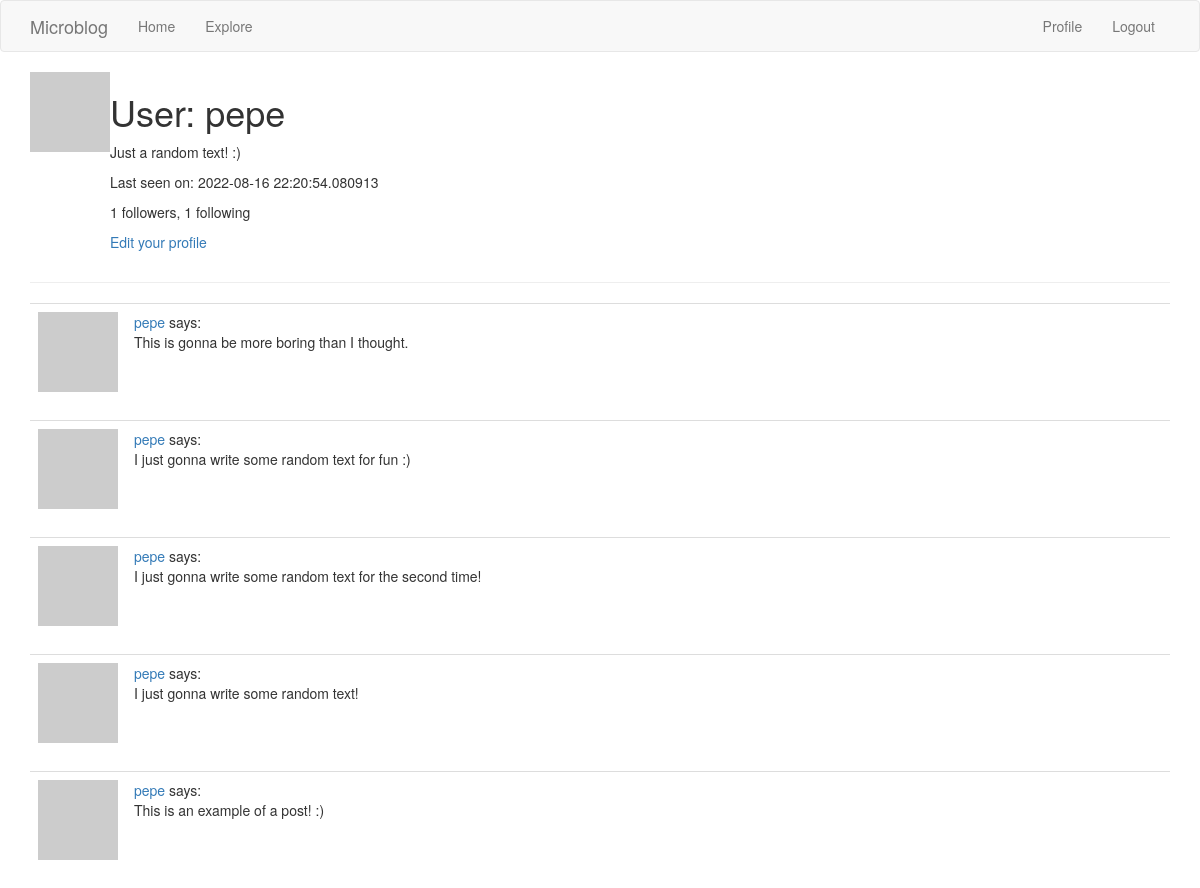
/user/pepe (signed in), run on an earlier commit of the app's database.
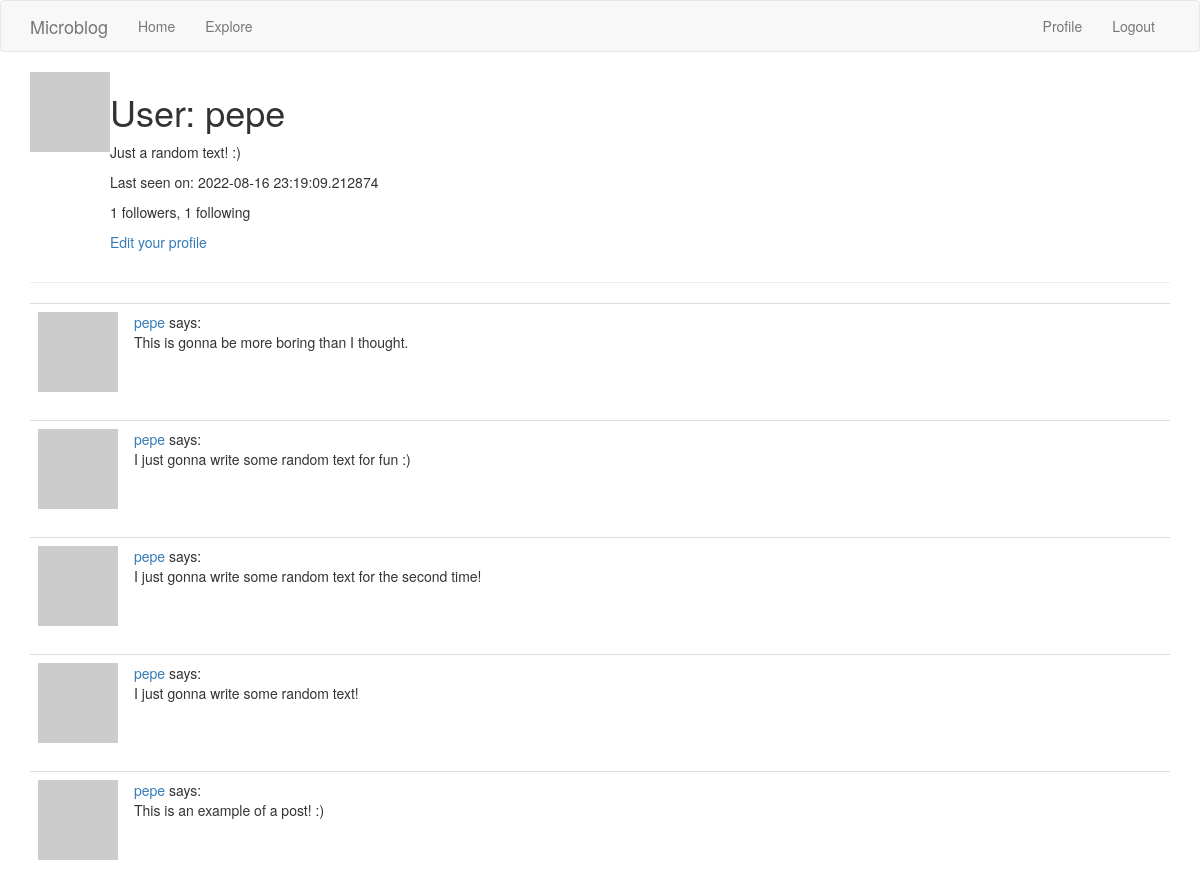
And on a later commit of the database.
### flaskr/models.py (models this page shows, shortened)
class User(UserMixin, db.Model):
    id = db.Column(db.Integer, primary_key=True)
    username = db.Column(db.String(64), index=True, unique=True)
    email = db.Column(db.String(120), index=True, unique=True)
    password_hash = db.Column(db.String(128))
    about_me = db.Column(db.String(140))
    last_seen = db.Column(db.DateTime, default=datetime.utcnow)
    posts = db.relationship("Post", backref="author", lazy="dynamic")
    followed = db.relationship(
        "User", secondary=followers,
        primaryjoin=(followers.c.follower_id == id),
        secondaryjoin=(followers.c.followed_id == id),
        backref=db.backref("followers", lazy="dynamic"), lazy="dynamic"
    )
    def avatar(self, size):
        digest = md5(self.email.lower().encode("utf-8")).hexdigest()
        return "https://www.gravatar.com/avatar/{}?d=identicon&s={}".format(
            digest, size
        )

class Post(db.Model):
    id = db.Column(db.Integer, primary_key=True)
    body = db.Column(db.String(140))
    timestamp = db.Column(db.DateTime, index=True, default=datetime.utcnow)
    user_id = db.Column(db.Integer, db.ForeignKey("user.id"))

### flaskr/routes.py (the view)
@app.route("/user/<username>")
@login_required
def user(username):
    user = User.query.filter_by(username=username).first_or_404()
    page = request.args.get("page", 1, type=int)
    posts = user.posts.order_by(Post.timestamp.desc()).paginate(
        page, app.config["POSTS_PER_PAGE"], False
    )
    next_url = url_for("user", username=user.username, page=posts.next_num) \
            if posts.has_next else None
    prev_url = url_for("user", username=user.username, page=posts.prev_num) \
            if posts.has_prev else None
    form = EmptyForm()
    return render_template("profile/user.html", user=user, posts=posts.items,
                           form=form, next_url=next_url, prev_url=prev_url)

### flaskr/models.py (called while the page is built)
@login.user_loader
def load_user(id):
    return User.query.get(int(id))

### flaskr/routes.py (called while the page is built)
@app.before_request
def before_request():
    if current_user.is_authenticated:
        current_user.last_seen = datetime.utcnow()
        db.session.commit()

### flaskr/templates/profile/user.html (shortened to what this page needs)
{% extends "base.html" %}
{% block app_content %}
    <table>
        <tr valign="top">
            <td><img src="{{ user.avatar(128) }}"></td>
            <td>
                <h1>User: {{ user.username }}</h1>
                {% if user.about_me %}
                    <p>{{ user.about_me }}</p>
                {% endif %}
                {% if user.last_seen %}
                    <p>Last seen on: {{ user.last_seen }}</p>
                {% endif %}
                <p>
                    {{ user.followers.count() }} followers, {{ user.followed.count() }} following
                </p>
                {% if user == current_user %}
                    <p>
                        <a href="{{ url_for('edit_user') }}">Edit your profile</a>
                    </p>
                {% endif %}
            </td>
        </tr>
    </table>
    <hr/>
    {% for post in posts %}
        {% include "portions/_post.html" %}
    {% endfor %}
{% endblock app_content %}

### flaskr/templates/base.html (shortened to what this page needs)
{% extends "bootstrap/base.html" %}
{% block navbar %}
    <nav class="navbar navbar-default">
        <div class="container">
            <div class="navbar-header">
                <a class="navbar-brand" href="{{ url_for('index') }}">Microblog</a>
            </div>
            <div class="collapse navbar-collapse" id="bs-example-navbar-collapse-1">
                <ul class="nav navbar-nav">
                    <li><a href="{{ url_for('index') }}">Home</a></li>
                    <li><a href="{{ url_for('explore') }}">Explore</a></li>
                </ul>
                <ul class="nav navbar-nav navbar-right">
                    {% if current_user.is_anonymous %}
                        <li><a href="{{ url_for('login') }}">Login</a></li>
                    {% else %}
                        <li><a href="{{ url_for('user', username=current_user.username) }}">Profile</a></li>
                        <li><a href="{{ url_for('logout') }}">Logout</a></li>
                    {% endif %}
                </ul>
            </div>
        </div>
    </nav>
{% endblock navbar %}
{% block content %}
    <div class="container">
        {% block app_content %}{% endblock app_content %}
    </div>
{% endblock content %}

### flaskr/templates/portions/_post.html
<table class="table table-hover">
    <tr>
        <td width="70px">
            <a href="{{ url_for('user', username=post.author.username) }}">
                <img src="{{ post.author.avatar(70) }}" />
            </a>
        </td>
        <td>
            <a href="{{ url_for('user', username=post.author.username) }}">
                {{ post.author.username }}
            </a>
            says:
            <br/>
            {{ post.body }}
        </td>
    </tr>
</table>

What changed in the data, as far as the page shows it:
changed User "pepe": last_seen "2022-08-16 22:20:54.080913" → "2022-08-16 23:19:09.212874"
